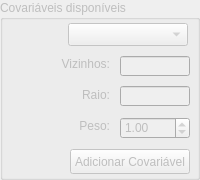
      <widget class="QGroupBox" name="groupBox_SVM">
       <property name="enabled">
        <bool>false</bool>
       </property>
       <property name="geometry">
        <rect>
         <x>500</x>
         <y>5</y>
         <width>200</width>
         <height>180</height>
        </rect>
       </property>
       <property name="title">
        <string>Covariáveis disponíveis</string>
       </property>
       <widget class="QLabel" name="label_98">
        <property name="geometry">
         <rect>
          <x>20</x>
          <y>118</y>
          <width>90</width>
          <height>16</height>
         </rect>
        </property>
        <property name="text">
         <string>Peso:</string>
        </property>
        <property name="alignment">
         <set>Qt::AlignRight|Qt::AlignTrailing|Qt::AlignVCenter</set>
        </property>
       </widget>
       <widget class="QDoubleSpinBox" name="doubleSpinBox_Weight_IDW">
        <property name="geometry">
         <rect>
          <x>120</x>
          <y>117</y>
          <width>70</width>
          <height>22</height>
         </rect>
        </property>
        <property name="minimum">
         <double>0.100000000000000</double>
        </property>
        <property name="maximum">
         <double>10.000000000000000</double>
        </property>
        <property name="singleStep">
         <double>0.100000000000000</double>
        </property>
        <property name="value">
         <double>1.000000000000000</double>
        </property>
       </widget>
       <widget class="QLabel" name="label_91">
        <property name="geometry">
         <rect>
          <x>20</x>
          <y>56</y>
          <width>90</width>
          <height>16</height>
         </rect>
        </property>
        <property name="text">
         <string>Vizinhos:</string>
        </property>
        <property name="alignment">
         <set>Qt::AlignRight|Qt::AlignTrailing|Qt::AlignVCenter</set>
        </property>
       </widget>
       <widget class="QLineEdit" name="lineEdit_SVM_VBRaio">
        <property name="geometry">
         <rect>
          <x>120</x>
          <y>86</y>
          <width>70</width>
          <height>20</height>
         </rect>
        </property>
       </widget>
       <widget class="QLineEdit" name="lineEdit_SVM_VBNumMax">
        <property name="geometry">
         <rect>
          <x>120</x>
          <y>56</y>
          <width>70</width>
          <height>20</height>
         </rect>
        </property>
       </widget>
       <widget class="QLabel" name="label_92">
        <property name="geometry">
         <rect>
          <x>20</x>
          <y>87</y>
          <width>90</width>
          <height>16</height>
         </rect>
        </property>
        <property name="text">
         <string>Raio:</string>
        </property>
        <property name="alignment">
         <set>Qt::AlignRight|Qt::AlignTrailing|Qt::AlignVCenter</set>
        </property>
       </widget>
       <widget class="QComboBox" name="comboBox_SVM_Features">
        <property name="enabled">
         <bool>false</bool>
        </property>
        <property name="geometry">
         <rect>
          <x>68</x>
          <y>23</y>
          <width>120</width>
          <height>23</height>
         </rect>
        </property>
       </widget>
       <widget class="QPushButton" name="pushButton_SVM_Add_Feature">
        <property name="geometry">
         <rect>
          <x>70</x>
          <y>149</y>
          <width>120</width>
          <height>25</height>
         </rect>
        </property>
        <property name="text">
         <string>Adicionar Covariável</string>
        </property>
       </widget>
      </widget>
